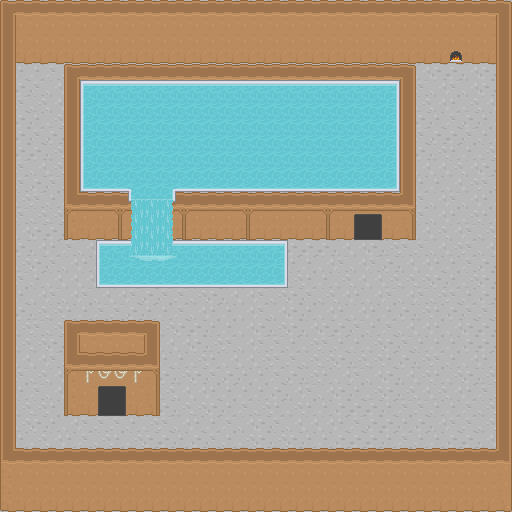

The image is a tile-based game level rendered from a .tmx file. Its description and source (layers, tilesets, objects; grid data summarised) follow:
An orthogonal 32x32 tile map with 16x16 px tiles, 4 tile layers (ground, behind, main, decorations), 4 tilesets and 23 objects (14x wall, 6x slime, 2x doorway, spawn).

<map version="1.0" tiledversion="1.0.3" orientation="orthogonal" renderorder="right-down" width="32" height="32" tilewidth="16" tileheight="16" nextobjectid="30">
 <tileset firstgid="1" source="../../tilesets/dungeon.tsx" />
 <tileset firstgid="523" source="../../tilesets/overworld.tsx" />
 <tileset firstgid="2290" source="../../tilesets/city.tsx" />
 <tileset firstgid="3326" source="../../tilesets/Indoor.tsx" />
 <layer name="ground" width="32" height="32">
  <data>[1024 cells, 1024 non-empty, 5 distinct tile ids]</data>
 </layer>
 <group name="Group 1">
  <layer name="behind" width="32" height="32">
   <data>[1024 cells, 16 non-empty, 5 distinct tile ids]</data>
  </layer>
  <layer name="main" width="32" height="32">
   <data>[1024 cells, 618 non-empty, 43 distinct tile ids]</data>
  </layer>
  <layer name="decorations" width="32" height="32">
   <data>[1024 cells, 19 non-empty, 15 distinct tile ids]</data>
  </layer>
 </group>
 <objectgroup name="Object Layer 1">
  <object id="1" type="doorway" x="98" y="386" width="28" height="30" />
  <object id="3" type="doorway" x="354" y="214" width="28" height="26" />
  <object id="5" type="wall" x="64" y="320" width="34" height="96" />
  <object id="6" type="wall" x="96" y="240" width="192" height="48" />
  <object id="7" type="wall" x="64" y="214" width="290" height="26" />
  <object id="8" type="wall" x="64" y="192" width="336" height="22" />
  <object id="9" type="wall" x="400" y="64" width="16" height="176" />
  <object id="11" type="wall" x="382" y="214" width="18" height="26" />
  <object id="12" type="wall" x="64" y="80" width="16" height="112" />
  <object id="14" type="wall" x="64" y="64" width="336" height="16" />
  <object id="15" type="wall" x="98" y="320" width="62" height="66" />
  <object id="16" type="wall" x="126" y="386" width="34" height="30" />
  <object id="17" type="wall" x="0" y="0" width="16" height="448" />
  <object id="19" type="wall" x="0" y="448" width="496" height="64" />
  <object id="20" type="wall" x="496" y="64" width="16" height="448" />
  <object id="21" type="wall" x="16" y="0" width="496" height="64" />
  <object id="22" type="slime" x="19" y="80" width="16" height="16" />
  <object id="23" type="slime" x="41" y="95" width="16" height="16" />
  <object id="24" type="slime" x="28" y="122" width="16" height="16" />
  <object id="25" type="slime" x="39" y="361" width="16" height="16" />
  <object id="26" type="slime" x="85" y="426" width="16" height="16" />
  <object id="27" type="slime" x="28" y="412" width="16" height="16" />
  <object id="28" type="spawn" x="414" y="357.818" width="10" height="10" />
 </objectgroup>
</map>
